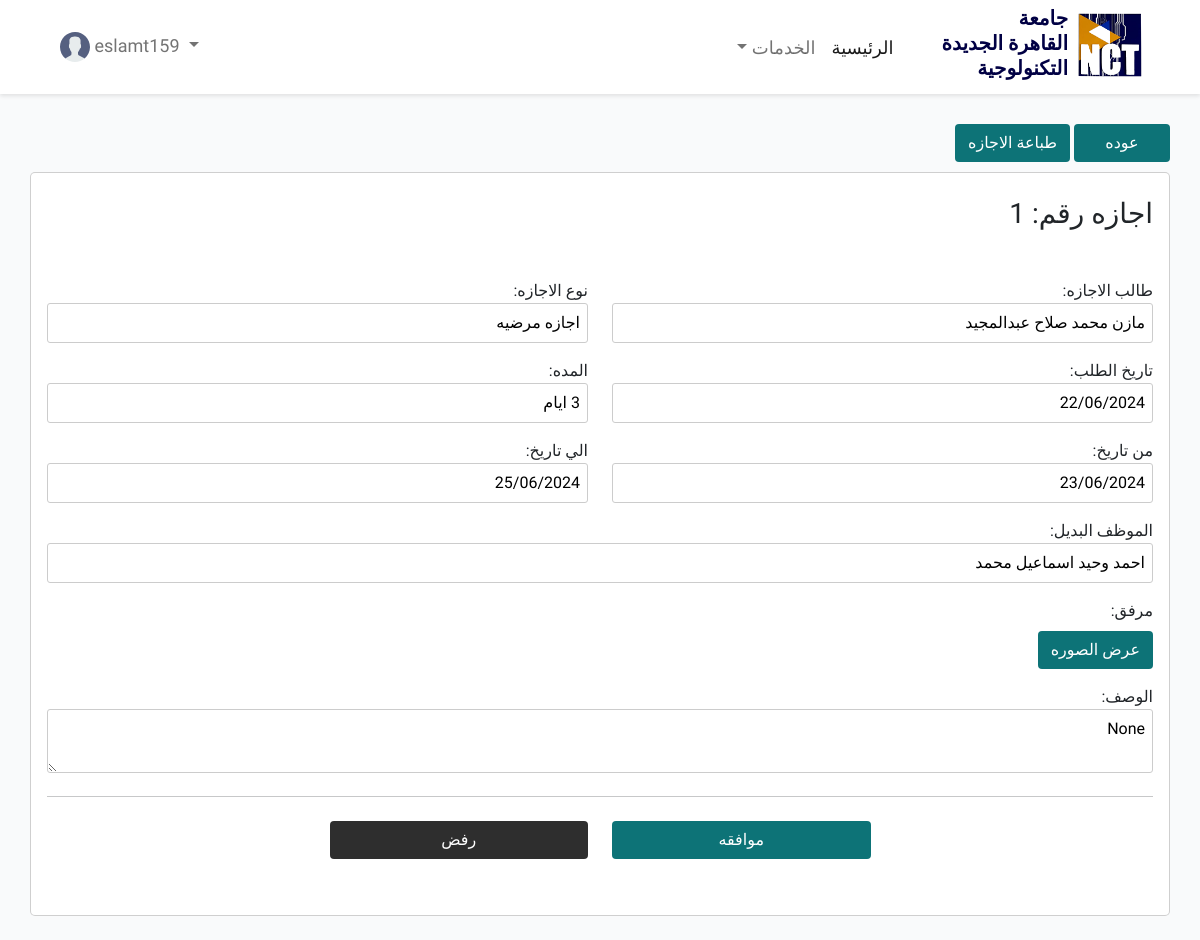
Screenshot of /showRequest/1/ (signed in) with the database file from the repository.
### base/models.py (models this page shows, shortened)
class User(AbstractUser):
    is_active = models.BooleanField(default=False)
    is_verified = models.BooleanField(default=False)
    employee_identity = models.BigIntegerField(unique=True,default=0)
    name = models.CharField(max_length=100, default='', blank=True, null=True)
    email = models.EmailField(unique=True, null=True)
    phone = models.CharField(unique=True, max_length=50, blank=True, null=True)
    startwork_date = models.DateTimeField(blank=True, null=True)
    birthdate = models.DateField(blank=True, null=True)
    department = models.ForeignKey(Department, on_delete=models.CASCADE, null=True)
    address = models.CharField(max_length=1000, default='', blank=True, null=True)
    gender = models.CharField(max_length=10, default='')
    vacation1 = models.IntegerField(default=0)
    vacation1_balance = models.IntegerField(default=0) #اجازه اعتياديه
    vacation2_balance = models.IntegerField(default=7) #اجازه عارضه
    vacation3_balance = models.IntegerField(default=10) #اجازه مرضيه
    vacation4_balance = models.IntegerField(default=2) #اجازه وضع
    USERNAME_FIELD = 'phone'
    REQUIRED_FIELDS = []

class Vacation(models.Model):
    vacation_id = models.BigAutoField(primary_key=True)
    STATUS_CHOICES = (
        ('0', 'مُعلق'),
        ('1', 'تم الرفض'),
        ('2', 'تم الوافقة'),
    )
    VACATION_TYPE_CHOICES = (
        ('0', 'اجازه اعتياديه'),
        ('1', 'اجازه عارضه'),
        ('2', 'اجازه مرضيه'),
        ('3', 'اجازه وضع'),
        ('4', 'اذن'),
        ('5', 'مأموريه'),
    )
    status = models.CharField(max_length=10, choices=STATUS_CHOICES)
    request_date = models.DateTimeField()
    request_number = models.BigIntegerField()
    start_date = models.DateField()
    end_date = models.DateField()
    duration = models.PositiveIntegerField()
    employee = models.ForeignKey(User, on_delete=models.CASCADE)
    vacation_type = models.CharField(max_length=10, choices=VACATION_TYPE_CHOICES)
    attachment = models.ImageField(null=True, blank=True, upload_to="images/")
    description = models.CharField(max_length=1000, default='', blank=True, null=True)
    substitute_employee = models.CharField(max_length=100, default='', blank=True, null=True)
    manager_signature = models.ImageField(null=True, blank=True)

### base/views.py (the view)
# urls.py: path('showRequest/<str:pk>/', views.showRequest, name='showRequest'),
def showRequest(request, pk):
    vacation = Vacation.objects.get(request_number=pk)
    context = {
        'vacation': vacation,
    }
    return render(request, "vacation_request/showRequest.html", context)

### base/context_processors.py (called while the page is built)
def counter(request):
    no_unactive_requests = User.objects.filter(is_active=False).count()
    no_pending_vacations=0
    try:
        user = User.objects.get(id=request.user.id)
        no_pending_vacations = Vacation.objects.filter(
        status=0,
        employee__department__department_id = user.department.department_id
    ).count()
    except:
        pass
    context = {
        'no_unactive_requests' : no_unactive_requests,
        'no_pending_vacations' : no_pending_vacations,
    }
    return context

### base/templates/vacation_request/showRequest.html (shortened to what this page needs)
{% extends "base.html" %}
{% load static %}
{% block content %}
<body style="background-color: #f9fafb;" >
    <div style="margin: 0px 10px;">
        <div class="container" style="padding: 0px; margin-top: 30px;">
            <div class="d-block text-right">
                <a class="btn save-btn" href="{% url "AcceptRequest" %}">عوده</a>
                <a class="btn save-btn" href="{% url "pdf_view" vacation.request_number %}" target="_blank">طباعة الاجازه</a>
            </div>
        </div>
        <section class="profile container p-3 pt-4">
            <div style="display: flex; align-items: center;">
                <h3 style="display: inline; margin: 0px;">اجازه رقم: {{vacation.request_number}}</h3>
            </div>
            <div class="Details pt-5 fs-7 ">
                <form method="POST" >
                    <div class="row">
                        <div class="col-md-6 mb-3">
                            <label for="name">طالب الاجازه: </label>
                            <input readonly type="text" name="name" id="name" class="input_profile" value="{{vacation.employee.name}}">
                        </div>
                        <div class="col-md-6 mb-3">
                            <label for="vacation_type">نوع الاجازه:</label>
                            <input readonly type="text" name="vacation_type" id="vacation_type" class="input_profile" value="{{ vacation.get_vacation_type_display }}">
                        </div>
                    </div>
                    <div class="row">
                        <div class="col-md-6 mb-3">
                            <label for="request_date">تاريخ الطلب:</label>
                            <input readonly type="text" name="request_date" id="request_date" class="input_profile" value="{{vacation.request_date|date:'d/m/Y'}}">
                        </div>
                        <div class="col-md-6 mb-3">
                            <label for="duration">المده:</label>
                            <input readonly type="text" name="duration" id="duration" class="input_profile" value="{{vacation.duration}} ايام">
                        </div>
                    </div>
                    <div class="row">
                        <div class="col-md-6 mb-3">
                            <label for="start_date">من تاريخ:</label>
                            <input readonly type="text" name="start_date" id="start_date" class="input_profile" value="{{vacation.start_date|date:'d/m/Y'}}">
                        </div>
                        <div class="col-md-6 mb-3">
                            <label for="end_date">الي تاريخ:</label>
                            <input readonly type="text" name="end_date" id="end_date" class="input_profile" value="{{vacation.end_date|date:'d/m/Y'}}">
                        </div>
                    </div>
                    <div class="row">
                        <div class="mb-3">
                            <label for="substitute_employee">الموظف البديل:</label>
                            <input readonly type="text" name="substitute_employee" id="substitute_employee" class="input_profile" value="{{vacation.substitute_employee}}">
                        </div>
                    </div>
                    <div class="row">
                        <div class="mb-3">
                            {% if vacation.attachment %}
                            <label for="startwork_date">مرفق:</label><br>
                                <button type="button" class="btn save-btn mt-2" id="showImageBtn" >عرض الصوره</button>
                            {% endif %}
                        </div>
                    </div>
                    <div class="row">
                        <div>
                            <label for="description">الوصف:</label>
                            <textarea readonly name="description" id="description" class="input_profile">{{ vacation.description }}</textarea>
                        </div>
                    </div>
                    <hr>
                    <div class="row" style="justify-content: center;">
                        <div class="col-md-3 mb-3">
                            <a href="{% url 'approve_vacation' vacation.request_number %}" class="btn save-btn mt-2" style="margin:auto; width: 100%;">موافقه</a>
                        </div>
                        <div class="col-md-3 mb-3">
                            <a href="{% url 'reject_vacation' vacation.request_number %}" class="btn cancel-btn mt-2"  style="margin:auto; width: 100%;">رفض</a>
                        </div>
                    </div>
                </form>
                <br>
            </div>
        </section>
    </div>
    <br>
</body>
{% endblock content %}

### base/templates/navbar.html (shortened to what this page needs)
{% load static %}
<nav class="navbar navbar-expand-lg navbar-light sticky-top" style="box-shadow: 0px 2px 4px rgba(0, 0, 0, 0.1); background-color: white;">
    <div class="container">
        <a class="navbar-brand" href="{% url 'home' %}" style="display: flex;">
            <img src="{% static 'image/NCTU-logo-1 (2).png' %}" alt="" style="width: 4rem; height: 4rem;">
            <div style="margin-right: 10px; margin-top: -7px;">
                <p style="margin: 0; font-weight: 900; line-height: 25px; color: #010044;">جامعة</p>
                <p style="margin: 0; font-weight: 900; line-height: 25px; color: #010044;">القاهرة الجديدة</p>
                <p style="margin: 0; font-weight: 900; line-height: 25px; color: #010044;">التكنولوجية</p>
            </div>
        </a>
        <div class="collapse navbar-collapse" id="navbarSupportedContent">
            <ul class="navbar-nav ms-auto">
                <li class="nav-item">
                    <a class="nav-link active" href="{% url 'home' %}" style="font-size: 18px; font-weight: 500;">الرئيسية</a>
                </li>
                {% if request.user.is_authenticated %}
                    <li class="nav-item dropdown">
                        <a class="nav-link dropdown-toggle" href="#" id="navbarDropdown" role="button" data-bs-toggle="dropdown" aria-expanded="false" style="font-size: 18px; font-weight: 500;">
                            الخدمات
                        </a>
                    </li>
                {% endif %}
            </ul>
            <ul class="navbar-nav me-auto">
                {% if request.user.is_authenticated %}
                    <li class="nav-item dropdown" style="direction: ltr;">
                        <a class="nav-link dropdown-toggle" href="#" id="navbarDropdown" role="button" data-bs-toggle="dropdown" aria-expanded="false" style="font-size: 18px; font-weight: 500;">
                            <img src="{% static 'image/avatar.svg' %}" alt="User Profile" style="width: 30px; height: 30px; margin-left: 10px;">
                            {{ request.user.username }}
                        </a>
                    </li>
                {% endif %}
            </ul>
        </div>
    </div>
</nav>

### base/static/css/newpj23.css (style rules this page uses)
:root { --primary-color: #0D7377; }
html { height: auto; }
body { direction: rtl; height: auto; overflow-y: scroll; overflow-x: hidden; font-family: "IBM Plex Sans Arabic" }
.navbar { background-color: transparent; font-family: "IBM Plex Sans Arabic" }
.profile { height: auto; margin-top: 10px; border: 1px solid #80808061; border-radius: 5px; background-color: white; }
.input_profile { border: #cccccc solid 1px; border-radius: 3px; width: 100%; padding: 7px; outline: none; }
.save-btn { background-color: var(--primary-color); color: white; width: 8vw; min-width: fit-content; font-size: 1rem; font-weight: 500; }
.cancel-btn { background-color: #2e2e2e; color: white; width: 8vw; min-width: fit-content; font-size: 1rem; font-weight: 500; }

### rows the page displays
User: user.username "eslamt159"
Vacation: request_number "1", name "مازن محمد صلاح عبدالمجيد", vacation_type "اجازه مرضيه", request_date "22/06/2024", duration "3 ايام", start_date "23/06/2024", end_date "25/06/2024", substitute_employee "احمد وحيد اسماعيل محمد", description "None"
